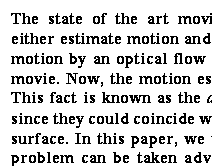
#> input picture Lab2/text.bmp, 212 x 166 px
$ python lab2.py   (older library calls are emulated)
#> lines starting #> are read from the running program, lines starting #| are printed output that depends on the picture; after the words box and inside, x2 and y2 are one past the last pixel; in counts of white or black regions, pixels touching at a corner belong together
#> further down, source_image is the input picture: shape (166, 212, 3); values 25 (black) and 229 (white), 82.9% white; black in thin lines or dots, all inside (x1, y1, x2, y2) = (11, 13, 212, 166)
import cv2
import numpy as np

image_filename = "text.bmp"

def binary_img(image):
	gaussian_kernel_size = 21
	blurred_image = cv2.GaussianBlur(image, (gaussian_kernel_size, gaussian_kernel_size), 0)
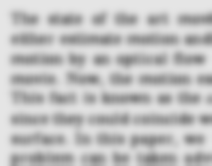
#> blurred_image: shape (166, 212); min 128, max 229, mean 194
	laplacian = cv2.Laplacian(blurred_image, cv2.CV_8U, None, ksize = 5, scale = 1)
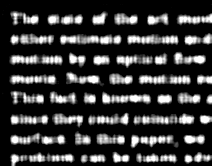
#> laplacian: shape (166, 212); min 0, max 255, mean 54.6
	_, result_image = cv2.threshold(laplacian, 0, 255, cv2.THRESH_BINARY)
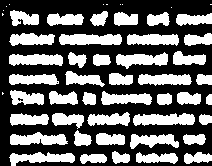
#> result_image: shape (166, 212); 39.3% white; 53 white regions (11 under 20 px), largest, box (x1, y1, x2, y2) and area: (133, 113, 195, 126) 614, (59, 34, 122, 45) 610, (9, 152, 75, 166) 541
	return result_image

def show_image(window_title, image):
    cv2.imshow(window_title, image)
    cv2.waitKey(0)
    cv2.destroyAllWindows()

def morph_trans(image):
	kernel = np.ones((3, 3), np.uint8)
	morph = cv2.morphologyEx(image, cv2.MORPH_OPEN, kernel)
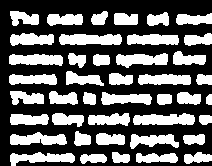
#> morph: shape (166, 212); 38.4% white; 42 white regions
	return morph

source_image = cv2.imread(image_filename)
img_gray = cv2.cvtColor(source_image, cv2.COLOR_RGB2GRAY)

bin_img = binary_img(img_gray)

show_image("Binary image", bin_img)

morph = morph_trans(bin_img)

show_image("Morphological Transformations", morph)

contours, _ = cv2.findContours(morph, cv2.RETR_TREE,cv2.CHAIN_APPROX_SIMPLE)
#> contours = 42 contours; largest, box (x1, y1, x2, y2) and area: (59, 34, 122, 45) 539, (133, 113, 195, 125) 528, (116, 53, 168, 68) 464, (10, 152, 75, 166) 460, (10, 132, 67, 145) 460
for cnt in contours:
	x,y,w,h = cv2.boundingRect(cnt)
	cv2.rectangle(source_image, (x, y), (x + w, y + h),(0, 255, 0), 2)
#> this loop made 42 passes
#> (x, y, w, h) on passes 1 to 12: (80, 154, 27, 10), (136, 153, 42, 10), (184, 152, 28, 12), (112, 152, 18, 11), (10, 152, 65, 14), (183, 134, 22, 11), (130, 134, 49, 15), (96, 133, 29, 12), (10, 132, 57, 13), (74, 131, 17, 15), (199, 115, 13, 10), (10, 114, 39, 11)
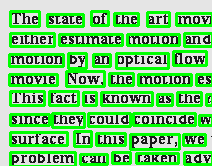
#> source_image: shape (166, 212, 3); mean B, G, R 123.7, 204.9, 123.7
show_image("Result", source_image)
